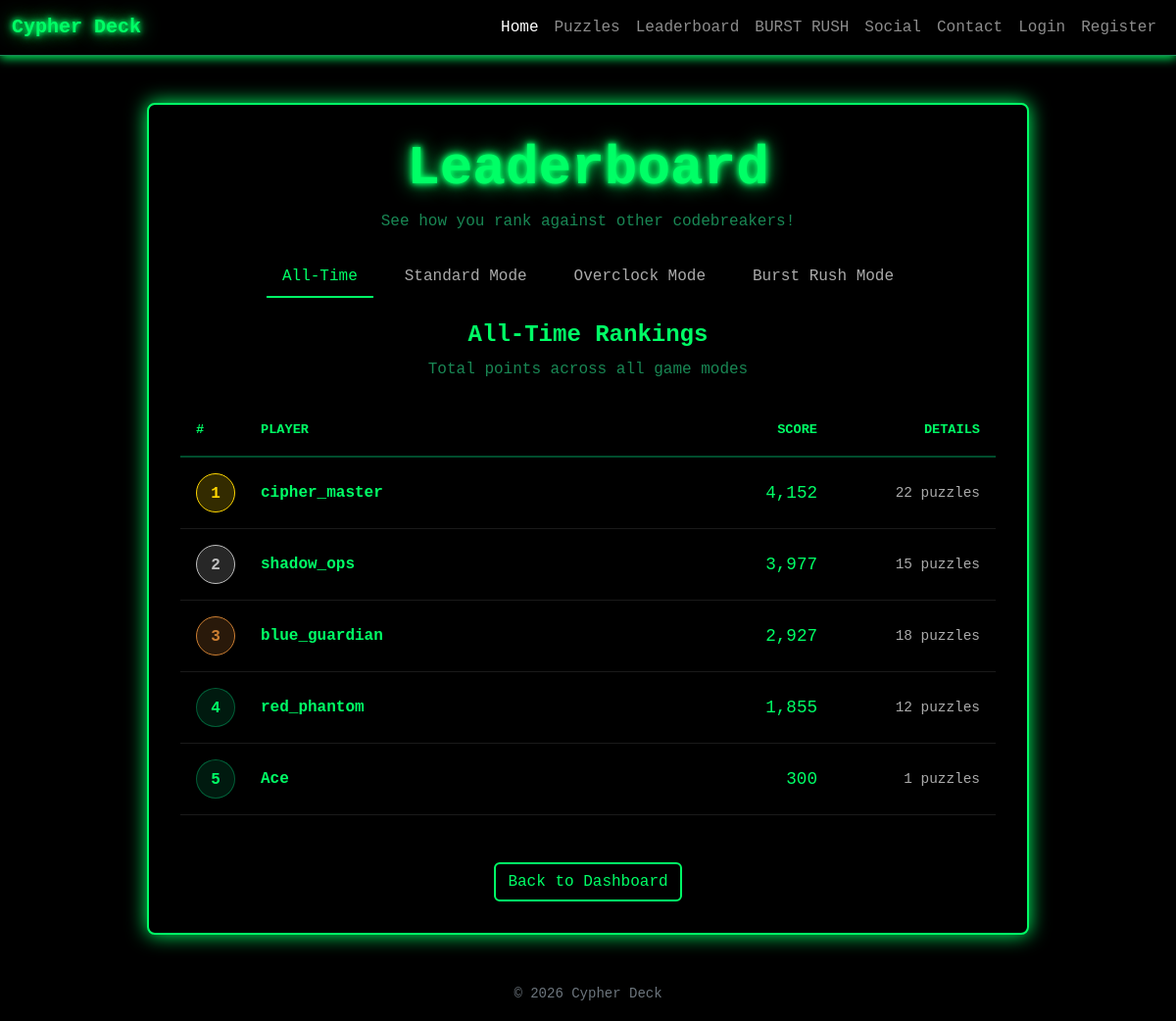
The page /cypherdeck-main1/pages/puzzles/leaderboard.php on the database its author committed.
### tables this page shows
CREATE TABLE `Users` (
  `id` int UNSIGNED NOT NULL,
  `username` varchar(50) NOT NULL,
  `email` varchar(100) NOT NULL,
  `password` varchar(255) NOT NULL,
  `role` varchar(5) NOT NULL
);

### cypherdeck-main1/pages/puzzles/leaderboard.php (the view, shortened to what this page needs)
<?php
require_once("../php/process_db.php");
$view = $_GET['view'] ?? 'alltime';
if ($view === 'alltime') {
    $sql = "
        SELECT
            u.id,
            u.username,
            COUNT(DISTINCT sp.puzzle_id) as puzzles_solved,
            COALESCE(SUM(sp.points_earned), 0) as total_points
        FROM Users u
        LEFT JOIN SolvedPuzzles sp ON u.id = sp.user_id
        GROUP BY u.id, u.username
        HAVING total_points > 0 OR puzzles_solved > 0
        ORDER BY total_points DESC, puzzles_solved DESC, u.username ASC
        LIMIT 20
    ";
    $viewTitle = "All-Time Rankings";
    $viewDesc = "Total points across all game modes";
}
$result = $conn->query($sql);
$leaderboardData = [];
if ($result) {
    $leaderboardData = $result->fetch_all(MYSQLI_ASSOC);
}
?>
<!DOCTYPE html>
<html lang="en">
<head>
  <link href="https://cdn.jsdelivr.net/npm/bootstrap@5.3.0/dist/css/bootstrap.min.css" rel="stylesheet">
  <link href="../../css/style.php" rel="stylesheet" type="text/css">
</head>
<body>
  <?php require_once("../../pages/templates/navbar.php"); ?>
  <main class="container mt-5 mb-5">
    <div class="main-box mx-auto" style="max-width: 900px;">
      <h1 class="display-4 fw-bold text-center mb-2">Leaderboard</h1>
      <p class="text-center text-success mb-4">See how you rank against other codebreakers!</p>
      <ul class="nav nav-pills justify-content-center mb-4 flex-wrap">
        <li class="nav-item">
          <a class="nav-link <?php echo $view === 'alltime' ? 'active' : ''; ?>" href="?view=alltime">
            All-Time
          </a>
        </li>
        <li class="nav-item">
          <a class="nav-link <?php echo $view === 'standard' ? 'active' : ''; ?>" href="?view=standard">
            Standard Mode
          </a>
        </li>
        <li class="nav-item">
          <a class="nav-link <?php echo $view === 'overclock' ? 'active' : ''; ?>" href="?view=overclock">
            Overclock Mode
          </a>
        </li>
        <li class="nav-item">
          <a class="nav-link <?php echo $view === 'burstrush' ? 'active' : ''; ?>" href="?view=burstrush">
            Burst Rush Mode
          </a>
        </li>
      </ul>
      <div class="text-center mb-4">
        <h2 class="h4 fw-bold"><?php echo $viewTitle; ?></h2>
        <p class="text-success"><?php echo $viewDesc; ?></p>
      </div>
      <?php if (count($leaderboardData) > 0): ?>
        <div class="leaderboard-header">
          <div>#</div>
          <div>Player</div>
          <div style="text-align: right;">Score</div>
          <div style="text-align: right;">Details</div>
        </div>
        <?php foreach ($leaderboardData as $index => $player): ?>
          <div class="leaderboard-row">
            <div>
              <div class="rank-badge
                <?php
                  if ($index + 1 === 1) echo 'rank-1';
                  elseif ($index + 1 === 2) echo 'rank-2';
                  elseif ($index + 1 === 3) echo 'rank-3';
                ?>">
                <?php echo $index + 1; ?>
              </div>
            </div>
            <div class="username-cell">
              <?php echo htmlspecialchars($player['username']); ?>
            </div>
            <div class="score-cell">
              <?php echo number_format($player['total_points']); ?>
            </div>
            <div class="info-cell">
              <?php
                if ($view === 'burstrush' && isset($player['best_streak'])) {
                  echo '🔥 ' . $player['best_streak'] . ' | ' . $player['puzzles_solved'] . ' 🧩';
                } elseif ($view === 'overclock' && isset($player['best_single_score'])) {
                  echo $player['puzzles_solved'] . ' ⏱ | Best: ' . $player['best_single_score'];
                } else {
                  echo $player['puzzles_solved'] . ' puzzles';
                }
              ?>
            </div>
          </div>
        <?php endforeach; ?>
      <?php endif; ?>
      <div class="text-center mt-5">
        <a href="../../index.php" class="btn" style="border: 2px solid #00ff66; color: #00ff66; background: rgba(0,0,0,0.7); transition: all 0.3s ease;"
           onmouseover="this.style.boxShadow='0 0 20px rgba(0,255,102,0.6)'"
           onmouseout="this.style.boxShadow='none'">Back to Dashboard</a>
      </div>
    </div>
  </main>
  <footer class="text-center mt-5 mb-3 text-secondary">
    <small>&copy; <?php echo date('Y'); ?> Cypher Deck</small>
  </footer>
</body>
</html>

### cypherdeck-main1/pages/templates/navbar.php (shortened to what this page needs)
<nav class="navbar navbar-expand-md navbar-dark bg-black border-bottom border-success">
    <div class="container-fluid">
      <a class="navbar-brand fw-bold" href="/cypherdeck-main1/index.php">Cypher Deck</a>
      <div class="collapse navbar-collapse" id="navbarNav">
        <ul class="navbar-nav ms-auto mb-2 mb-md-0">
          <li class="nav-item"><a class="nav-link active" href="/cypherdeck-main1/index.php">Home</a></li>
          <li class="nav-item"><a class="nav-link" href="/cypherdeck-main1/pages/puzzles/puzzles.php">Puzzles</a></li>
          <li class="nav-item"><a class="nav-link" href="/cypherdeck-main1/pages/puzzles/leaderboard.php">Leaderboard</a></li>
          <li class="nav-item"><a class="nav-link" href="/cypherdeck-main1/pages/puzzles/burstrush.php">BURST RUSH</a></li>
          <li class="nav-item"><a class="nav-link" href="/cypherdeck-main1/pages/social/rooms.php">Social</a></li>
          <li class="nav-item"><a class="nav-link" href="/cypherdeck-main1/pages/general/contact.php">Contact</a></li>
          <?php if (isset($_SESSION['username'])): ?>
            <li class="nav-item"><a class="nav-link" href="/cypherdeck-main1/pages/auth/profile.php">Profile (<?php echo htmlspecialchars($_SESSION['username']); ?>)</a></li>
            <?php if (isset($_SESSION['role']) && $_SESSION['role'] === 'admin'): ?>
              <li class="nav-item"><a class="nav-link" href="/cypherdeck-main1/pages/auth/admin.php" style="color: #ffc107;">⚙️ Admin</a></li>
              <li class="nav-item"><a class="nav-link" href="/cypherdeck-main1/pages/puzzles/create_puzzle.php">Create Puzzles</a></li>
            <?php endif; ?>
            <li class="nav-item"><a class="nav-link" href="/cypherdeck-main1/pages/php/process_logout.php">Logout</a></li>
          <?php else: ?>
            <li class="nav-item"><a class="nav-link" href="/cypherdeck-main1/pages/auth/login.php">Login</a></li>
            <li class="nav-item"><a class="nav-link" href="/cypherdeck-main1/pages/auth/register.php">Register</a></li>
          <?php endif; ?>
        </ul>
      </div>
    </div>
</nav>

### cypherdeck-main1/pages/puzzles/leaderboard.php (style rules this page uses)
.nav-pills .nav-link { color: #aaa; border-radius: 0; border-bottom: 2px solid transparent; margin: 0 0.5rem; }
.nav-pills .nav-link.active { background-color: transparent; color: #00ff66; border-bottom: 2px solid #00ff66; }
.rank-badge { display: inline-block; width: 40px; height: 40px; line-height: 40px; text-align: center; border-radius: 50%; background: rgba(0, 255, 150, 0.1); border: 1px solid rgba(0, 255, 150, 0.3); font-weight: bold; color: #00ff66; }
.rank-1 { background: rgba(255, 215, 0, 0.2); border-color: #ffd700; color: #ffd700; }
.rank-2 { background: rgba(192, 192, 192, 0.2); border-color: #c0c0c0; color: #c0c0c0; }
.rank-3 { background: rgba(205, 127, 50, 0.2); border-color: #cd7f32; color: #cd7f32; }
.leaderboard-row { display: grid; grid-template-columns: 50px 1fr 150px 150px; gap: 1rem; align-items: center; padding: 1rem; border-bottom: 1px solid rgba(255, 255, 255, 0.1); transition: background 0.2s; }
.leaderboard-header { display: grid; grid-template-columns: 50px 1fr 150px 150px; gap: 1rem; padding: 1rem; font-weight: bold; border-bottom: 2px solid rgba(0, 255, 150, 0.3); color: #00ff66; text-transform: uppercase; font-size: 0.85rem; }
.username-cell { font-weight: 600; }
.score-cell { text-align: right; color: #00ff66; font-size: 1.1rem; }
.info-cell { text-align: right; font-size: 0.9rem; color: #aaa; }

### rows shown on the page
users: username "cipher_master", total_points "4,152", puzzles_solved "22"
users: username "shadow_ops", total_points "3,977", puzzles_solved "15"
users: username "blue_guardian", total_points "2,927", puzzles_solved "18"
users: username "red_phantom", total_points "1,855", puzzles_solved "12"
users: username "Ace", total_points "300", puzzles_solved "1"

### other values the page prints
$viewTitle "All-Time Rankings"
$viewDesc "Total points across all game modes"
